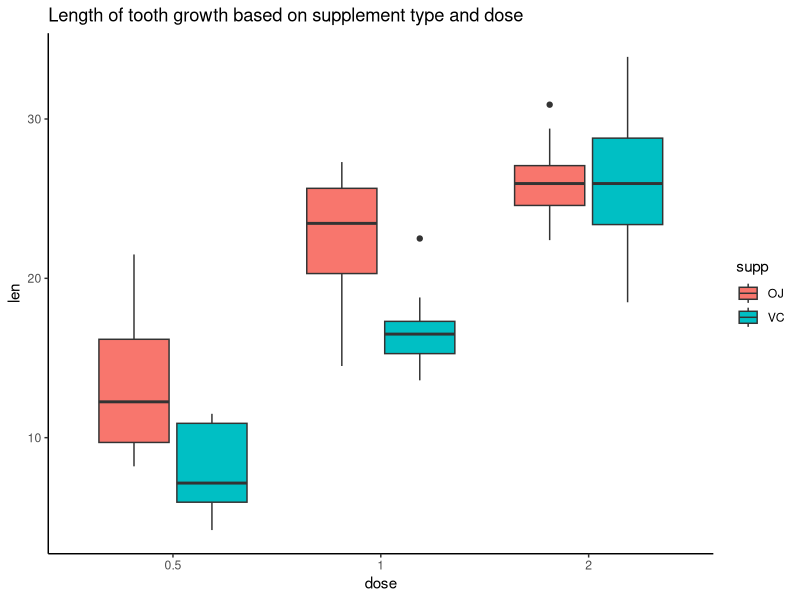

Source code (R):
## ---- chunk 1
data("ToothGrowth")
dt <- ToothGrowth
## ---- chunk 2
str(dt)
summary(dt)

## ---- chunk 3
unique(dt$dose)
dt$dose <- factor(dt$dose)
str(dt)
## ---- chunk 4
library(ggplot2)
ggplot(dt, aes(x = dose, y = len, fill = supp)) +
    geom_boxplot() +
    ggtitle("Length of tooth growth based on supplement type and dose") +
    theme_classic()
## ---- chunk 5
t.test(len ~ supp, data = subset( dt, dose == 0.5))
## ---- chunk 6
t.test(len ~ supp, data = subset( dt, dose == 1))
## ---- chunk 7
t.test(len ~ supp, data = subset( dt, dose == 2.0))
## ---- chunk 8
dose <- c(0.5, 1.0, 2.0)
p_value <- c(0.0064, 0.0010, 0.9639)
conf.int <- c("1.72, 8.78", "2.80, 9.06", "-3.80, 3.64")
decision <- c("Reject null", "Reject null", "Do not reject null")
data.frame(dose, conf.int, p_value, decision)
